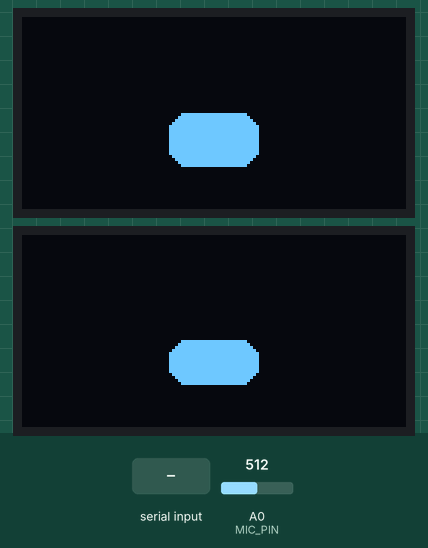
The sketch below on a simulated Arduino Uno, built for the host (arithmetic inside an expression is 32-bit, double 64-bit). On the bench: 2 × 128×64 one-colour display. Inputs (shaded band) come from the test bench; at power-on: A0 (MIC_PIN) = 512.

Above: at 1.3 s.
1.4 s: "EXIT:\n" received over Serial
At 2.2 s:
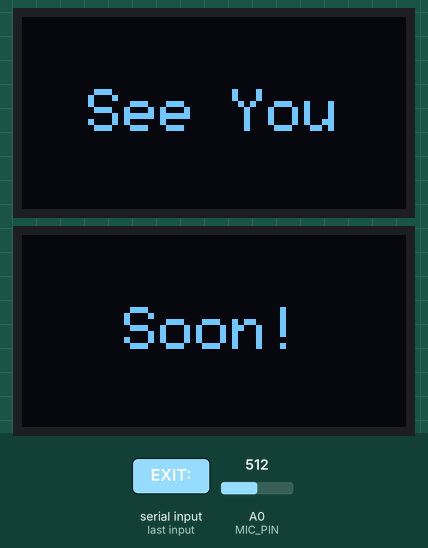
6.1 s: "TRIGGER:\n" received over Serial
At 8.3 s:
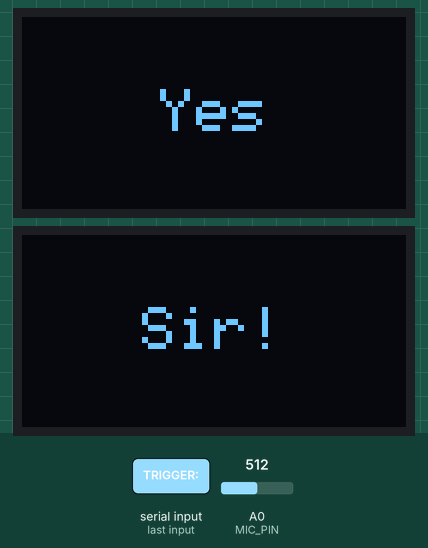
11.0 s: "ERROR:\n" received over Serial
At 12.1 s:
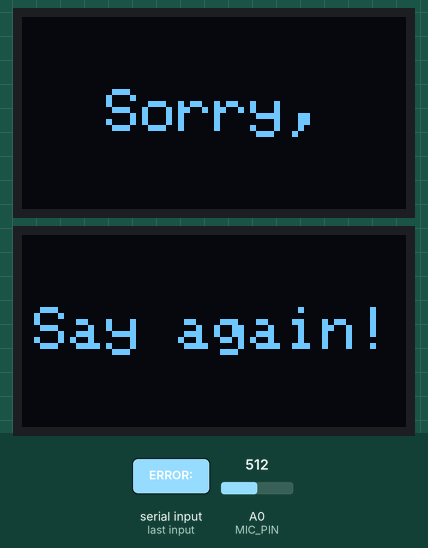
14.6 s: "EXIT:\n" received over Serial
At 19.7 s:
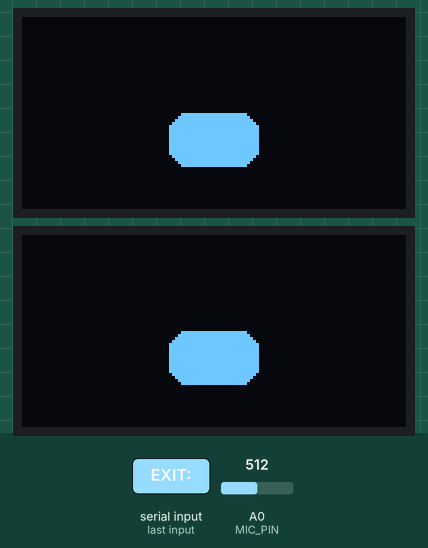

The sketch:

chatbot_stt_gemini.ino
```cpp
#include <Wire.h>
#include <Adafruit_GFX.h>
#include <Adafruit_SSD1306.h>

#define SCREEN_WIDTH 128
#define SCREEN_HEIGHT 64
#define OLED_RESET -1

TwoWire I2C_OLED1 = TwoWire(0);  // Left OLED
TwoWire I2C_OLED2 = TwoWire(1);  // Right OLED

Adafruit_SSD1306 display1(SCREEN_WIDTH, SCREEN_HEIGHT, &I2C_OLED1, OLED_RESET);
Adafruit_SSD1306 display2(SCREEN_WIDTH, SCREEN_HEIGHT, &I2C_OLED2, OLED_RESET);

// Microphone setup
#define MIC_PIN A0
#define SAMPLE_WINDOW 50  // in ms
int sensitivityThreshold = 25;  // Lower = more sensitive

bool activeDisplay = false;
unsigned long displayStart = 0;
unsigned long displayDuration = 15000;
String qText = "", aText = "";

void setup() {
  Serial.begin(115200);
  I2C_OLED1.begin(21, 22);
  I2C_OLED2.begin(18, 19);

  display1.begin(SSD1306_SWITCHCAPVCC, 0x3C);
  display2.begin(SSD1306_SWITCHCAPVCC, 0x3C);
  display1.clearDisplay(); display1.display();
  display2.clearDisplay(); display2.display();
}

void loop() {
  if (Serial.available()) {
    String msg = Serial.readStringUntil('\n');

    if (msg.startsWith("TRIGGER:")) {
      displayTextCentered(display1, "Yes", 2);
      displayTextCentered(display2, "Sir!", 2);
      delay(2000);
    }
    else if (msg.startsWith("EXIT:")) {
      displayTextCentered(display1, "See You", 2);
      displayTextCentered(display2, "Soon!", 2);
      delay(3000);
    }
    else if (msg.startsWith("ERROR:")) {
      displayTextCentered(display1, "Sorry,", 2);
      displayTextCentered(display2, "Say again!", 2);
      delay(2000);
    }
    else if (msg.startsWith("QNA:")) {
      int sep = msg.indexOf('|');
      if (sep != -1) {
        qText = msg.substring(4, sep);
        aText = msg.substring(sep + 1);
        displayQuestionAnswer(qText, aText);
        activeDisplay = true;
        displayStart = millis();
      }
    }
  }

  if (activeDisplay && millis() - displayStart >= displayDuration) {
    activeDisplay = false;
    qText = ""; aText = "";
  }

  if (!activeDisplay) {
    checkMicrophone();
    blinkingAnimation();
  }
}

void displayTextCentered(Adafruit_SSD1306 &disp, String text, int size) {
  disp.clearDisplay();
  disp.setTextSize(size);
  disp.setTextColor(SSD1306_WHITE);
  int16_t x1, y1;
  uint16_t w, h;
  disp.getTextBounds(text, 0, 0, &x1, &y1, &w, &h);
  disp.setCursor((SCREEN_WIDTH - w) / 2, (SCREEN_HEIGHT - h) / 2);
  disp.println(text);
  disp.display();
}

void displayQuestionAnswer(String q, String a) {
  display1.clearDisplay();
  display1.setTextSize(1);
  display1.setTextColor(SSD1306_WHITE);
  display1.setCursor(0, 0);
  display1.println(q);
  display1.display();

  display2.clearDisplay();
  display2.setTextSize(1);
  display2.setTextColor(SSD1306_WHITE);
  display2.setCursor(0, 0);
  display2.println(a);
  display2.display();
}

void blinkingAnimation() {
  int eyeY = 20, eyeH = 30, eyeR = 6;
  drawSingleEye(eyeY, eyeH, eyeR); delay(100);
  for (int i = 0; i <= 15; i += 3) {
    drawSingleEye(eyeY + i, eyeH - i, eyeR);
    delay(40);
  }
  drawSingleEye(35, 5, 3); delay(100);
  for (int i = 15; i >= 0; i -= 3) {
    drawSingleEye(eyeY + i, eyeH - i, eyeR);
    delay(40);
  }
}

void drawSingleEye(int y, int h, int r) {
  display1.clearDisplay();
  display2.clearDisplay();
  int eyeWidth = 30;
  int centerX = (SCREEN_WIDTH - eyeWidth) / 2;

  display1.fillRoundRect(centerX, y, eyeWidth, h, r, WHITE);
  display2.fillRoundRect(centerX, y, eyeWidth, h, r, WHITE);

  display1.display();
  display2.display();
}

void checkMicrophone() {
  unsigned long startMillis = millis();
  int signalMax = 0;
  int signalMin = 1024;

  while (millis() - startMillis < SAMPLE_WINDOW) {
    int sample = analogRead(MIC_PIN);
    if (sample > signalMax) signalMax = sample;
    if (sample < signalMin) signalMin = sample;
  }

  int peakToPeak = signalMax - signalMin;

  if (peakToPeak > sensitivityThreshold) {
    Serial.println("Sound Detected!");
    // Optional: Trigger animation or send feedback
  }
}
```

Measured:
- after the input at 1.4 s, the display: first differs from a run without the input after 0.21 s (image 1)
- after the input at 6.1 s, the display: first differs from a run without the input after 1.5 s (image 2)
- after the input at 11.0 s, the display: changes after 0.05 s (image 3)
- after the input at 14.6 s, the display: first differs from a run without the input after 1.4 s (image 4 shows a later state)
- what the display in image 1 shows lasts 3.1 s, from 1.6 s to 4.7 s
- what the display in image 2 shows lasts 2.0 s, from 7.6 s to 9.6 s
